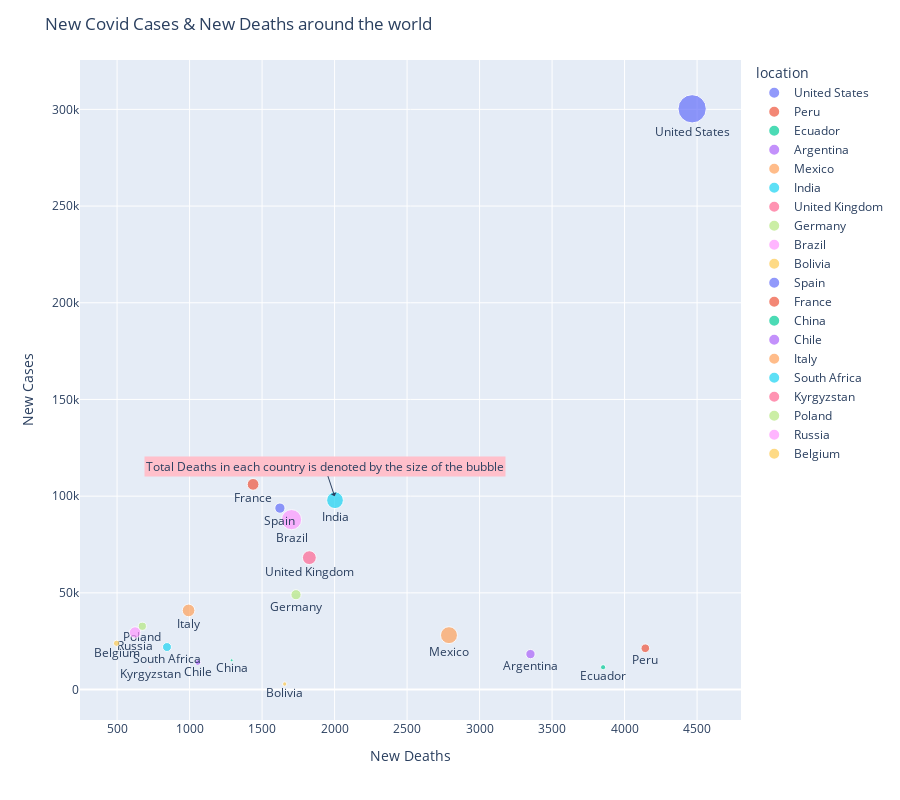

Notebook code for this chart:
### Code cell
sorted_data_death2 = sorted_data_deaths.head(20)
x = sorted_data_death2.new_deaths
y=sorted_data_death2.new_cases

fig = px.scatter(sorted_data_death2, x, y, text='location', size ='total_deaths', color = 'location')
fig.update_layout(xaxis_title='New Deaths',
                  yaxis_title='New Cases')
fig.update_traces(textposition='bottom center')

fig.update_layout( 
    height=800,
    title_text='New Covid Cases & New Deaths around the world'
)
fig.add_annotation(x = 2000, y = 100000,
            text="Total Deaths in each country is denoted by the size of the bubble", bgcolor = "pink",
            showarrow=True,
            arrowhead=1)

fig.show()

### Figure 1 — Plotly figure (JSON) as saved in the notebook; plotly's stock layout.template omitted (floating-point values rounded to 4 significant figures)
{"data": [{"hovertemplate": "location=%{text}<br>new_deaths=%{x}<br>new_cases=%{y}<br>total_deaths=%{marker.size}<extra></extra>", "legendgroup": "United States", "marker": {"color": "#636efa", "size": [441324], "sizemode": "area", "sizeref": 1103.0, "symbol": "circle"}, "mode": "markers+text", "name": "United States", "orientation": "v", "showlegend": true, "text": ["United States"], "textposition": "bottom center", "type": "scatter", "x": [4466], "xaxis": "x", "y": [300282], "yaxis": "y"}, {"hovertemplate": "location=%{text}<br>new_deaths=%{x}<br>new_cases=%{y}<br>total_deaths=%{marker.size}<extra></extra>", "legendgroup": "Peru", "marker": {"color": "#EF553B", "size": [41026], "sizemode": "area", "sizeref": 1103.0, "symbol": "circle"}, "mode": "markers+text", "name": "Peru", "orientation": "v", "showlegend": true, "text": ["Peru"], "textposition": "bottom center", "type": "scatter", "x": [4143], "xaxis": "x", "y": [21358], "yaxis": "y"}, {"hovertemplate": "location=%{text}<br>new_deaths=%{x}<br>new_cases=%{y}<br>total_deaths=%{marker.size}<extra></extra>", "legendgroup": "Ecuador", "marker": {"color": "#00cc96", "size": [14859], "sizemode": "area", "sizeref": 1103.0, "symbol": "circle"}, "mode": "markers+text", "name": "Ecuador", "orientation": "v", "showlegend": true, "text": ["Ecuador"], "textposition": "bottom center", "type": "scatter", "x": [3852], "xaxis": "x", "y": [11536], "yaxis": "y"}, {"hovertemplate": "location=%{text}<br>new_deaths=%{x}<br>new_cases=%{y}<br>total_deaths=%{marker.size}<extra></extra>", "legendgroup": "Argentina", "marker": {"color": "#ab63fa", "size": [47974], "sizemode": "area", "sizeref": 1103.0, "symbol": "circle"}, "mode": "markers+text", "name": "Argentina", "orientation": "v", "showlegend": true, "text": ["Argentina"], "textposition": "bottom center", "type": "scatter", "x": [3351], "xaxis": "x", "y": [18326], "yaxis": "y"}, {"hovertemplate": "location=%{text}<br>new_deaths=%{x}<br>new_cases=%{y}<br>total_deaths=%{marker.size}<extra></extra>", "legendgroup": "Mexico", "marker": {"color": "#FFA15A", "size": [158536], "sizemode": "area", "sizeref": 1103.0, "symbol": "circle"}, "mode": "markers+text", "name": "Mexico", "orientation": "v", "showlegend": true, "text": ["Mexico"], "textposition": "bottom center", "type": "scatter", "x": [2789], "xaxis": "x", "y": [28115], "yaxis": "y"}, {"hovertemplate": "location=%{text}<br>new_deaths=%{x}<br>new_cases=%{y}<br>total_deaths=%{marker.size}<extra></extra>", "legendgroup": "India", "marker": {"color": "#19d3f3", "size": [154392], "sizemode": "area", "sizeref": 1103.0, "symbol": "circle"}, "mode": "markers+text", "name": "India", "orientation": "v", "showlegend": true, "text": ["India"], "textposition": "bottom center", "type": "scatter", "x": [2003], "xaxis": "x", "y": [97894], "yaxis": "y"}, {"hovertemplate": "location=%{text}<br>new_deaths=%{x}<br>new_cases=%{y}<br>total_deaths=%{marker.size}<extra></extra>", "legendgroup": "United Kingdom", "marker": {"color": "#FF6692", "size": [106367], "sizemode": "area", "sizeref": 1103.0, "symbol": "circle"}, "mode": "markers+text", "name": "United Kingdom", "orientation": "v", "showlegend": true, "text": ["United Kingdom"], "textposition": "bottom center", "type": "scatter", "x": [1826], "xaxis": "x", "y": [68192], "yaxis": "y"}, {"hovertemplate": "location=%{text}<br>new_deaths=%{x}<br>new_cases=%{y}<br>total_deaths=%{marker.size}<extra></extra>", "legendgroup": "Germany", "marker": {"color": "#B6E880", "size": [57163], "sizemode": "area", "sizeref": 1103.0, "symbol": "circle"}, "mode": "markers+text", "name": "Germany", "orientation": "v", "showlegend": true, "text": ["Germany"], "textposition": "bottom center", "type": "scatter", "x": [1734], "xaxis": "x", "y": [49044], "yaxis": "y"}, {"hovertemplate": "location=%{text}<br>new_deaths=%{x}<br>new_cases=%{y}<br>total_deaths=%{marker.size}<extra></extra>", "legendgroup": "Brazil", "marker": {"color": "#FF97FF", "size": [224504], "sizemode": "area", "sizeref": 1103.0, "symbol": "circle"}, "mode": "markers+text", "name": "Brazil", "orientation": "v", "showlegend": true, "text": ["Brazil"], "textposition": "bottom center", "type": "scatter", "x": [1703], "xaxis": "x", "y": [87843], "yaxis": "y"}, {"hovertemplate": "location=%{text}<br>new_deaths=%{x}<br>new_cases=%{y}<br>total_deaths=%{marker.size}<extra></extra>", "legendgroup": "Bolivia", "marker": {"color": "#FECB52", "size": [10379], "sizemode": "area", "sizeref": 1103.0, "symbol": "circle"}, "mode": "markers+text", "name": "Bolivia", "orientation": "v", "showlegend": true, "text": ["Bolivia"], "textposition": "bottom center", "type": "scatter", "x": [1656], "xaxis": "x", "y": [2866], "yaxis": "y"}, {"hovertemplate": "location=%{text}<br>new_deaths=%{x}<br>new_cases=%{y}<br>total_deaths=%{marker.size}<extra></extra>", "legendgroup": "Spain", "marker": {"color": "#636efa", "size": [58319], "sizemode": "area", "sizeref": 1103.0, "symbol": "circle"}, "mode": "markers+text", "name": "Spain", "orientation": "v", "showlegend": true, "text": ["Spain"], "textposition": "bottom center", "type": "scatter", "x": [1623], "xaxis": "x", "y": [93822], "yaxis": "y"}, {"hovertemplate": "location=%{text}<br>new_deaths=%{x}<br>new_cases=%{y}<br>total_deaths=%{marker.size}<extra></extra>", "legendgroup": "France", "marker": {"color": "#EF553B", "size": [76201], "sizemode": "area", "sizeref": 1103.0, "symbol": "circle"}, "mode": "markers+text", "name": "France", "orientation": "v", "showlegend": true, "text": ["France"], "textposition": "bottom center", "type": "scatter", "x": [1438], "xaxis": "x", "y": [106091], "yaxis": "y"}, {"hovertemplate": "location=%{text}<br>new_deaths=%{x}<br>new_cases=%{y}<br>total_deaths=%{marker.size}<extra></extra>", "legendgroup": "China", "marker": {"color": "#00cc96", "size": [4817], "sizemode": "area", "sizeref": 1103.0, "symbol": "circle"}, "mode": "markers+text", "name": "China", "orientation": "v", "showlegend": true, "text": ["China"], "textposition": "bottom center", "type": "scatter", "x": [1290], "xaxis": "x", "y": [15136], "yaxis": "y"}, {"hovertemplate": "location=%{text}<br>new_deaths=%{x}<br>new_cases=%{y}<br>total_deaths=%{marker.size}<extra></extra>", "legendgroup": "Chile", "marker": {"color": "#ab63fa", "size": [18452], "sizemode": "area", "sizeref": 1103.0, "symbol": "circle"}, "mode": "markers+text", "name": "Chile", "orientation": "v", "showlegend": true, "text": ["Chile"], "textposition": "bottom center", "type": "scatter", "x": [1057], "xaxis": "x", "y": [13990], "yaxis": "y"}, {"hovertemplate": "location=%{text}<br>new_deaths=%{x}<br>new_cases=%{y}<br>total_deaths=%{marker.size}<extra></extra>", "legendgroup": "Italy", "marker": {"color": "#FFA15A", "size": [88516], "sizemode": "area", "sizeref": 1103.0, "symbol": "circle"}, "mode": "markers+text", "name": "Italy", "orientation": "v", "showlegend": true, "text": ["Italy"], "textposition": "bottom center", "type": "scatter", "x": [993], "xaxis": "x", "y": [40902], "yaxis": "y"}, {"hovertemplate": "location=%{text}<br>new_deaths=%{x}<br>new_cases=%{y}<br>total_deaths=%{marker.size}<extra></extra>", "legendgroup": "South Africa", "marker": {"color": "#19d3f3", "size": [44164], "sizemode": "area", "sizeref": 1103.0, "symbol": "circle"}, "mode": "markers+text", "name": "South Africa", "orientation": "v", "showlegend": true, "text": ["South Africa"], "textposition": "bottom center", "type": "scatter", "x": [844], "xaxis": "x", "y": [21980], "yaxis": "y"}, {"hovertemplate": "location=%{text}<br>new_deaths=%{x}<br>new_cases=%{y}<br>total_deaths=%{marker.size}<extra></extra>", "legendgroup": "Kyrgyzstan", "marker": {"color": "#FF6692", "size": [1498], "sizemode": "area", "sizeref": 1103.0, "symbol": "circle"}, "mode": "markers+text", "name": "Kyrgyzstan", "orientation": "v", "showlegend": true, "text": ["Kyrgyzstan"], "textposition": "bottom center", "type": "scatter", "x": [727], "xaxis": "x", "y": [11505], "yaxis": "y"}, {"hovertemplate": "location=%{text}<br>new_deaths=%{x}<br>new_cases=%{y}<br>total_deaths=%{marker.size}<extra></extra>", "legendgroup": "Poland", "marker": {"color": "#B6E880", "size": [37180], "sizemode": "area", "sizeref": 1103.0, "symbol": "circle"}, "mode": "markers+text", "name": "Poland", "orientation": "v", "showlegend": true, "text": ["Poland"], "textposition": "bottom center", "type": "scatter", "x": [674], "xaxis": "x", "y": [32733], "yaxis": "y"}, {"hovertemplate": "location=%{text}<br>new_deaths=%{x}<br>new_cases=%{y}<br>total_deaths=%{marker.size}<extra></extra>", "legendgroup": "Russia", "marker": {"color": "#FF97FF", "size": [72029], "sizemode": "area", "sizeref": 1103.0, "symbol": "circle"}, "mode": "markers+text", "name": "Russia", "orientation": "v", "showlegend": true, "text": ["Russia"], "textposition": "bottom center", "type": "scatter", "x": [624], "xaxis": "x", "y": [29499], "yaxis": "y"}, {"hovertemplate": "location=%{text}<br>new_deaths=%{x}<br>new_cases=%{y}<br>total_deaths=%{marker.size}<extra></extra>", "legendgroup": "Belgium", "marker": {"color": "#FECB52", "size": [21092], "sizemode": "area", "sizeref": 1103.0, "symbol": "circle"}, "mode": "markers+text", "name": "Belgium", "orientation": "v", "showlegend": true, "text": ["Belgium"], "textposition": "bottom center", "type": "scatter", "x": [496], "xaxis": "x", "y": [23921], "yaxis": "y"}], "layout": {"annotations": [{"arrowhead": 1, "bgcolor": "pink", "showarrow": true, "text": "Total Deaths in each country is denoted by the size of the bubble", "x": 2000, "y": 100000}], "height": 800, "legend": {"itemsizing": "constant", "title": {"text": "location"}, "tracegroupgap": 0}, "margin": {"t": 60}, "title": {"text": "New Covid Cases & New Deaths around the world"}, "xaxis": {"anchor": "y", "domain": [0, 1], "title": {"text": "New Deaths"}}, "yaxis": {"anchor": "x", "domain": [0, 1], "title": {"text": "New Cases"}}}}
